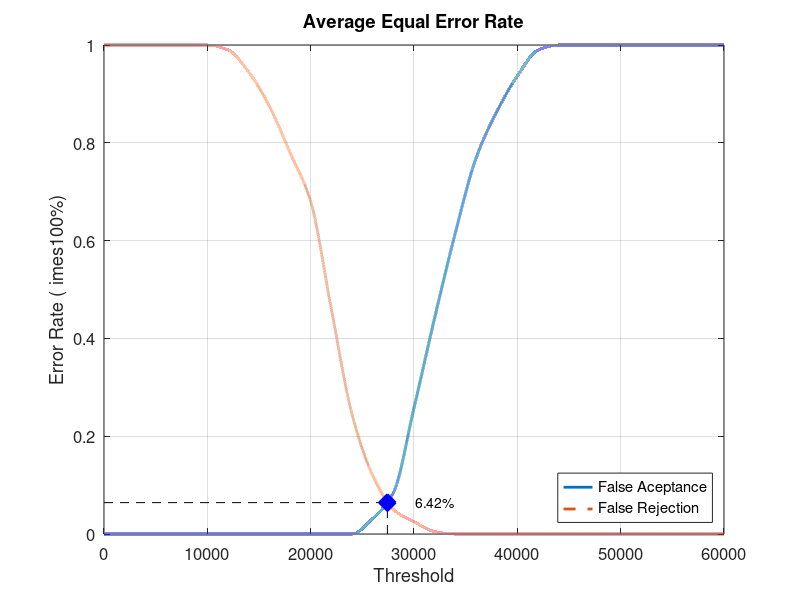
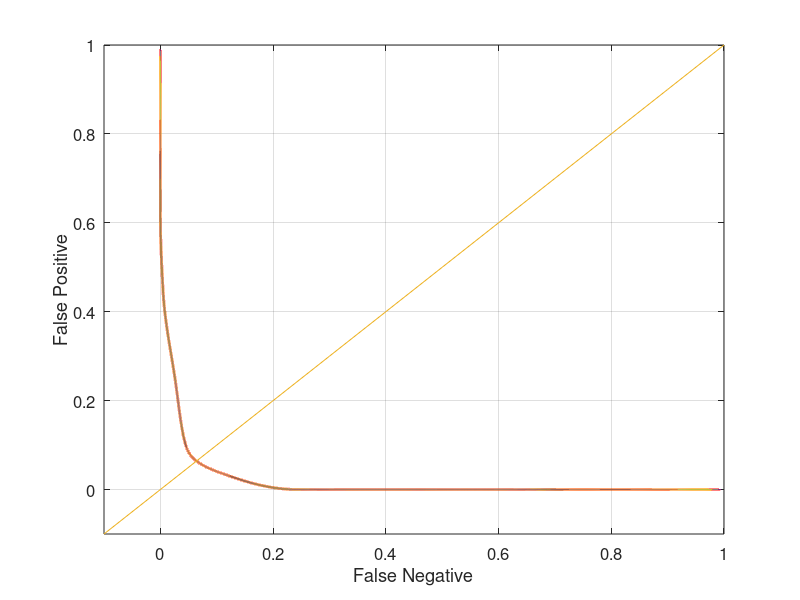

Reproduce these figures in MATLAB, in order.
close all;
clear;
clc;
x = 0:2000:60000;
xq = 0:0.5:60000;

y0 = [0 0 0 0 0 0 0 0 0 0 0 0 0 0.0315789 0.0842105 0.257895 0.442105 0.615789 0.768421 0.863158 0.936842 0.989474 1 1 1 1 1 1 1 1 1]
yy0 = interp1(x, y0, xq, 'pchip');
y1 = [1 1 1 1 1 1 0.99 0.945 0.875 0.78 0.68 0.46 0.245 0.12 0.05 0.025 0.005 0 0 0 0 0 0 0 0 0 0 0 0 0 0]
yy1 = interp1(x, y1, xq, 'pchip');

% Calculating EER: 
y2 = abs(y0 - y1);
find(y2 == min(y2))
yy2 = abs(yy0 - yy1);
xEER = find(yy2 == min(yy2));
xEERIndex = xq(xEER) % X-axis EER
yEER = yy0(xEER) % Y-axis EER

main = figure
plot(xq, yy0,'-','LineWidth', 2);	hold on
plot(xq, yy1,'--','LineWidth', 2);	hold on
plot([xEERIndex xEERIndex], [0 yEER], 'k--');	hold on
plot([0 xEERIndex], [yEER yEER], 'k--');	hold on
plot(xEERIndex, yEER, 'bx', 'LineWidth', 10);	hold on
text(xEERIndex + 10 * xEERIndex / 100, yEER, [num2str(round((10000 * yEER)) / 100) '%'])
legend('False Aceptance', 'False Rejection', 'Location', 'SouthEast')
xlabel('Threshold')
ylabel('Error Rate (	imes100%)')
title('Average Equal Error Rate')
set(gca, 'FontSize', 12)
axis([0 60000 0 1])
grid on

print(main, 'Database5_1Main', '-dpng');
FNRxFPR = figure('Color', [1 1 1]);
plot(yy1, yy0, '-', yy1, yy0, 'LineWidth', 2);
hold on
y = -0.1:0.1:1
plot(y, y); 
set(gca, 'FontSize', 12)
xlabel('False Negative')
ylabel('False Positive')
axis([-0.1 1 -0.1 1])
set(gca, 'FontSize', 12)
grid on

print(FNRxFPR, 'Database5_1FNRxFPR','-dpng');
